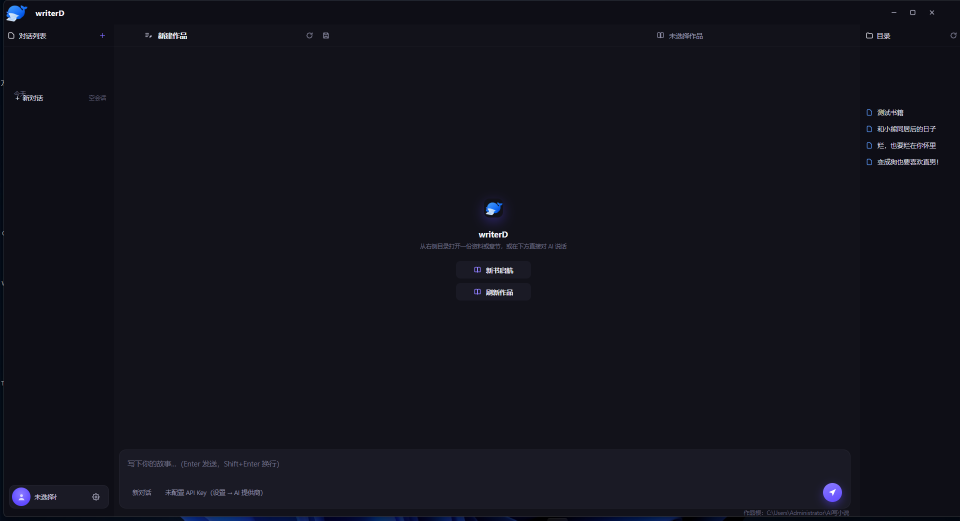
#> input picture reference/shot-writerd.png, 1936 x 1041 px, found by its file name (shown at 1/2 size)
$ python measure_shot.py
#> lines starting #> are read from the running program, lines starting #| are printed output that depends on the picture; after the words box and inside, x2 and y2 are one past the last pixel; in counts of white or black regions, pixels touching at a corner belong together
# -*- coding: utf-8 -*-
"""测量 writerD 窗口截图，验证界面渲染正确性。

与 OpenWrite 原版截图做同口径比对：
- 色板命中
- 面板边界
- 与设计令牌的一致性
"""
import collections
import io
import sys

from PIL import Image
import numpy as np

SHOT = sys.argv[1] if len(sys.argv) > 1 else r"S:\writerD\reference\shot-writerd.png"


def hexc(rgb):
    return "#%02X%02X%02X" % tuple(int(v) for v in rgb)


TOKENS = {
    "#7C6AFF": "accent 强调色",
    "#0E0E16": "bg-bar 栏底",
    "#12121A": "bg-panel 主区",
    "#1A1A25": "bg-rail 卡片",
    "#E8E8F0": "tx-1 主文本",
    "#9898B0": "tx-2 次文本",
}


def main():
    im = Image.open(SHOT).convert("RGB")
    a = np.asarray(im).astype(np.int16)
    h, w, _ = a.shape
#> h = 1041; w = 1936
    print("截图: %d x %d  (%s)" % (w, h, SHOT))
#| 截图: 1936 x 1041  (S:\writerD\reference\shot-writerd.png)

    flat = a.reshape(-1, 3)
    keys = flat[:, 0].astype(np.int32) * 65536 + flat[:, 1].astype(np.int32) * 256 + flat[:, 2].astype(np.int32)
    cnt = collections.Counter(keys.tolist())
#> cnt = 6303 items
    total = len(keys)
#> total = 2015376

    print("\n=== 实测主色 top 12 ===")
    for k, c in cnt.most_common(12):
        r, g, b = (k >> 16) & 255, (k >> 8) & 255, k & 255
        tag = TOKENS.get(hexc((r, g, b)), "")
        print("  %s  %7d px %6.3f%%   %s" % (hexc((r, g, b)), c, c * 100.0 / total, tag))
#> this loop made 12 passes
#> (k, c, r, g, b, tag) on passes 1 to 12: (1184282, 1272251, 18, 18, 26, 'bg-panel 主区'), (921110, 488803, 14, 14, 22, 'bg-bar 栏底'), (1710629, 178209, 26, 26, 37, 'bg-rail 卡片'), (0, 16771, 0, 0, 0, ''), (2302767, 3395, 35, 35, 47, ''), (1644834, 1492, 25, 25, 34, ''), (1184283, 1209, 18, 18, 27, ''), (14606057, 881, 222, 222, 233, ''), (7237253, 821, 110, 110, 133, ''), (133652, 722, 2, 10, 20, ''), (1250077, 609, 19, 19, 29, ''), (67603, 603, 1, 8, 19, '')
#|   #12121A  1272251 px 63.127%   bg-panel 主区
#|   #0E0E16   488803 px 24.254%   bg-bar 栏底
#|   #1A1A25   178209 px  8.842%   bg-rail 卡片
#|   #000000    16771 px  0.832%
#|   #23232F     3395 px  0.168%
#|   #191922     1492 px  0.074%
#|   #12121B     1209 px  0.060%
#|   #DEDEE9      881 px  0.044%
#> (further printed lines are left out)

    print("\n=== 设计令牌命中校验 ===")
    ok = 0
    for tok, meaning in TOKENS.items():
        k = int(tok[1:3], 16) << 16 | int(tok[3:5], 16) << 8 | int(tok[5:7], 16)
        n = cnt.get(k, 0)
        hit = n > 0
        ok += 1 if hit else 0
        print("  %s %-20s %7d px   %s" % ("[OK] " if hit else "[MISS]", tok, n, meaning))
#> this loop made 6 passes
#> (n, hit, ok) on passes 1 to 6: (49, True, 1), (488803, True, 2), (1272251, True, 3), (178209, True, 4), (37, True, 5), (0, False, 5)
#|   [OK]  #7C6AFF                   49 px   accent 强调色
#|   [OK]  #0E0E16               488803 px   bg-bar 栏底
#|   [OK]  #12121A              1272251 px   bg-panel 主区
#|   [OK]  #1A1A25               178209 px   bg-rail 卡片
#|   [OK]  #E8E8F0                   37 px   tx-1 主文本
#|   [MISS] #9898B0                    0 px   tx-2 次文本
#> after the loop, ok = 5
    print("  → 命中 %d / %d" % (ok, len(TOKENS)))
#|   → 命中 5 / 6

    # 面板边界（列投影找纯背景带）
    ref = np.median(a[:, 2:8, :].reshape(-1, 3), axis=0)
#> ref = [2, 9, 20]
    diff = np.abs(a - ref).sum(axis=2)
    uniform = (diff < 12).mean(axis=0)
#> uniform = 1936 values, max 1 at index 1, min 0 at index 335, mean 0.0058
    print("\n=== 垂直背景列带（面板分隔）===")
    st = None
    for x in range(w):
        if uniform[x] > 0.90:
            if st is None:
                st = x
        else:
            if st is not None and x - st >= 2:
                print("  x = %4d .. %4d  (宽 %d)" % (st, x - 1, x - st))
            st = None
    if st is not None and w - st >= 2:
        print("  x = %4d .. %4d  (宽 %d)" % (st, w - 1, w - st))

    # 水平
    uni2 = (diff < 12).mean(axis=1)
#> uni2 = 1041 values, max 0.429 at index 1034, min 0.000517 at index 161, mean 0.0058
    print("\n=== 水平背景行带（横向分隔）===")
    st = None
    for y in range(h):
        if uni2[y] > 0.90:
            if st is None:
                st = y
        else:
            if st is not None and y - st >= 2:
                print("  y = %4d .. %4d  (高 %d)" % (st, y - 1, y - st))
            st = None
    if st is not None and h - st >= 2:
        print("  y = %4d .. %4d  (高 %d)" % (st, h - 1, h - st))

    # 亮像素（文本）
    bright = (a.min(axis=2) > 150)
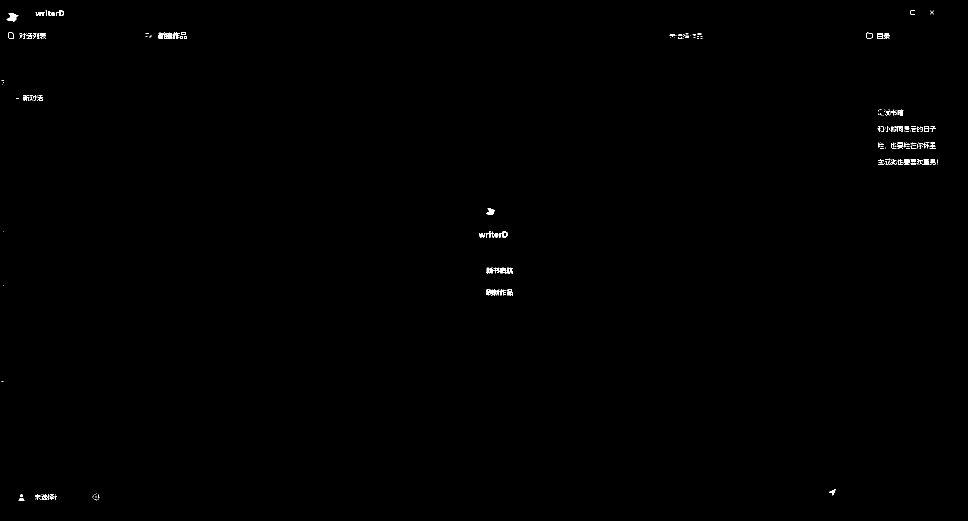
#> bright: shape (1041, 1936) bool (shown at 1/2 size); 0.22% white in thin lines or dots
    print("\n=== 文本像素统计 ===")
    print("  亮像素总数: %d  (%.2f%%)" % (bright.sum(), bright.mean() * 100))
#|   亮像素总数: 4434  (0.22%)
    rows = bright.sum(axis=1)
#> rows = 1041 values, max 91 at index 66, min 0 at index 0, mean 4.26
    nrows = (rows > 2).sum()
#> nrows = 170
    print("  含文本的行数: %d" % nrows)
#|   含文本的行数: 170

    # 关键结论
    print("\n=== 判定 ===")
    has_accent = cnt.get(0x7C6AFF, 0) > 0
#> has_accent = True
    has_bg = cnt.get(0x0E0E16, 0) > 0
#> has_bg = True
    has_text = bright.sum() > 500
#> has_text = True
    print("  强调色渲染: %s" % ("是" if has_accent else "否"))
#|   强调色渲染: 是
    print("  栏底色渲染: %s" % ("是" if has_bg else "否"))
#|   栏底色渲染: 是
    print("  文本渲染:   %s (%d px)" % ("是" if has_text else "否", bright.sum()))
#|   文本渲染:   是 (4434 px)
    if has_accent and has_bg and has_text:
        print("  → 界面已正确渲染")
    else:
        print("  → 界面可能未渲染（检查前端是否加载）")


if __name__ == "__main__":
    main()

$ run again, with reference/detail_chathead.png copied over reference/shot-writerd.png
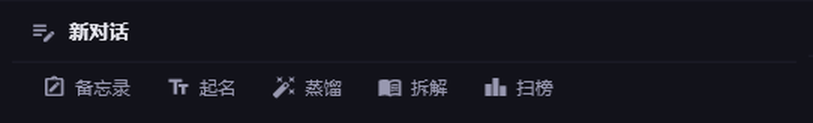
#> input picture reference/detail_chathead.png, 1626 x 246 px, found by its file name (shown at 1/2 size)
#| 截图: 1626 x 246  (S:\writerD\reference\shot-writerd.png)
#> cnt = 1172 items
#> total = 399996
#> the loop in main, `for k, c in cnt.most_common(12):` made 12 passes
#> (k, c, r, g, b, tag) on passes 1 to 8: (1184282, 342684, 18, 18, 26, 'bg-panel 主区'), (1118489, 5256, 17, 17, 25, ''), (1381662, 3347, 21, 21, 30, ''), (1250075, 3332, 19, 19, 27, ''), (1579042, 3210, 24, 24, 34, ''), (1644835, 3204, 25, 25, 35, ''), (1315869, 1897, 20, 20, 29, ''), (1118488, 1644, 17, 17, 24, '')
#> (printed output is left out)
#> the loop in main, `for tok, meaning in TOKENS.items():` made 6 passes
#> (n, hit) on passes 1 to 6: (0, False), (289, True), (342684, True), (1569, True), (203, True), (1198, True)
#> (printed output is left out)
#> after the loop in main, `for tok, meaning in TOKENS.items():`: ok = 5
#|   → 命中 5 / 6
#> ref = [18, 18, 26]
#> in main, `diff = np.abs(a - ref).sum(axis=2)`:
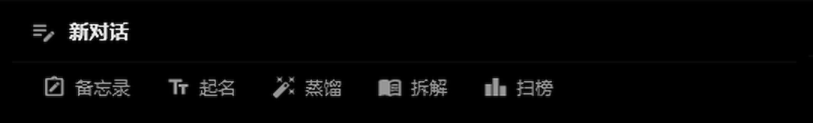
#> diff: shape (246, 1626) float64 (shown at 1/2 size); min 0, max 703, mean 16.3; drawn with min black and max white
#> uniform = 1626 values, max 0.988 at index 0, min 0.642 at index 249, mean 0.903
#|   x = 1107 .. 1625  (宽 519)
#> uni2 = 246 values, max 1 at index 3, min 0 at index 0, mean 0.903
#|   y =  198 ..  245  (高 48)
#> in main, `bright = (a.min(axis=2) > 150)`:
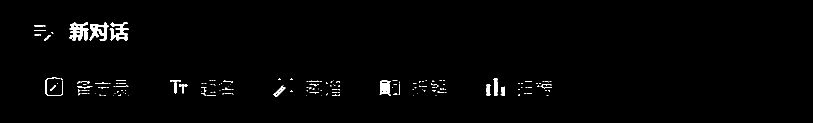
#> bright: shape (246, 1626) bool (shown at 1/2 size); 1.3% white; 162 white regions (134 under 20 px), largest, box (x1, y1, x2, y2) and area: (139, 45, 177, 81) 839, (179, 45, 218, 81) 686, (219, 45, 257, 81) 663
#|   亮像素总数: 5209  (1.30%)
#> rows = 246 values, max 172 at index 175, min 0 at index 0, mean 21.17
#> nrows = 76
#|   含文本的行数: 76
#> has_accent = False
#> has_bg = True
#|   强调色渲染: 否
#|   栏底色渲染: 是
#|   文本渲染:   是 (5209 px)

$ run again, with reference/detail_righthead.png copied over reference/shot-writerd.png
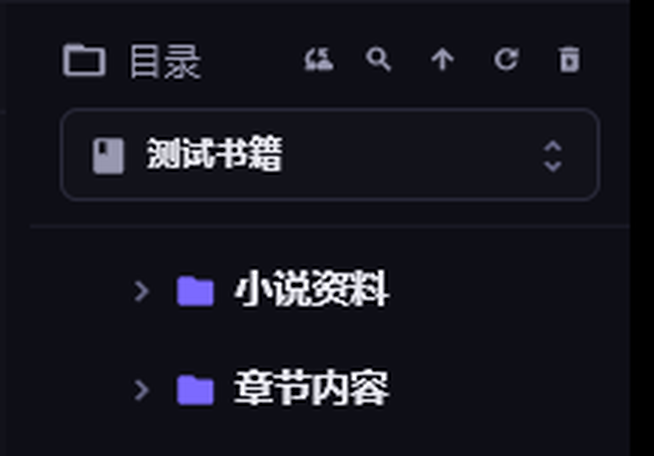
#> input picture reference/detail_righthead.png, 654 x 456 px, found by its file name
#| 截图: 654 x 456  (S:\writerD\reference\shot-writerd.png)
#> cnt = 2047 items
#> total = 298224
#> the loop in main, `for k, c in cnt.most_common(12):` made 12 passes
#> (k, c, r, g, b, tag) on passes 1 to 8: (921110, 190946, 14, 14, 22, 'bg-bar 栏底'), (1184282, 35908, 18, 18, 26, 'bg-panel 主区'), (0, 11224, 0, 0, 0, ''), (986903, 3022, 15, 15, 23, ''), (789524, 2123, 12, 12, 20, ''), (1118489, 1697, 17, 17, 25, ''), (855317, 1616, 13, 13, 21, ''), (1184283, 1352, 18, 18, 27, '')
#> (printed output is left out)
#> the loop in main, `for tok, meaning in TOKENS.items():` made 6 passes
#> n on passes 1 to 6: 580, 190946, 35908, 27, 829, 581
#> (printed output is left out)
#> after the loop in main, `for tok, meaning in TOKENS.items():`: ok = 6
#|   → 命中 6 / 6
#> ref = [18, 18, 26]
#> in main, `diff = np.abs(a - ref).sum(axis=2)`:
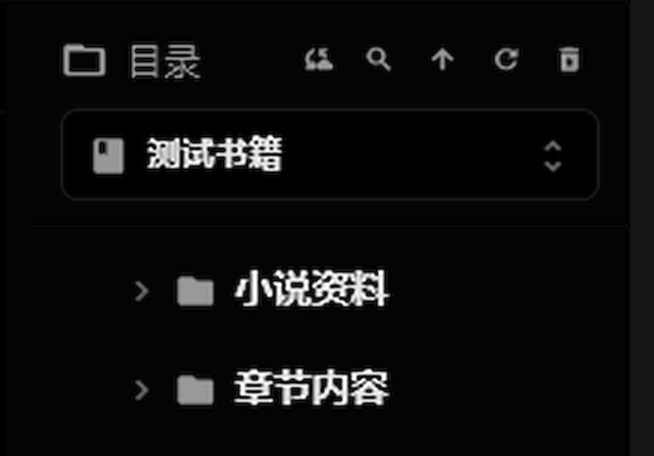
#> diff: shape (456, 654) float64; min 0, max 703, mean 39.3; drawn with min black and max white
#> uniform = 654 values, max 0.989 at index 6, min 0 at index 630, mean 0.176
#> uni2 = 456 values, max 0.962 at index 3, min 0.00153 at index 0, mean 0.176
#> in main, `bright = (a.min(axis=2) > 150)`:
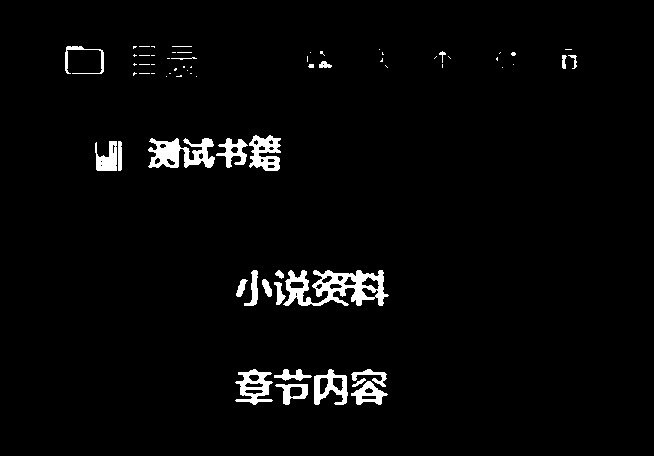
#> bright: shape (456, 654) bool; 2.9% white; 66 white regions (40 under 20 px), largest, box (x1, y1, x2, y2) and area: (283, 270, 389, 306) 1980, (148, 138, 215, 168) 1202, (249, 135, 281, 171) 722
#|   亮像素总数: 8778  (2.94%)
#> rows = 456 values, max 117 at index 145, min 0 at index 0, mean 19.25
#> nrows = 138
#|   含文本的行数: 138
#> has_accent = True
#|   强调色渲染: 是
#|   栏底色渲染: 是
#|   文本渲染:   是 (8778 px)
